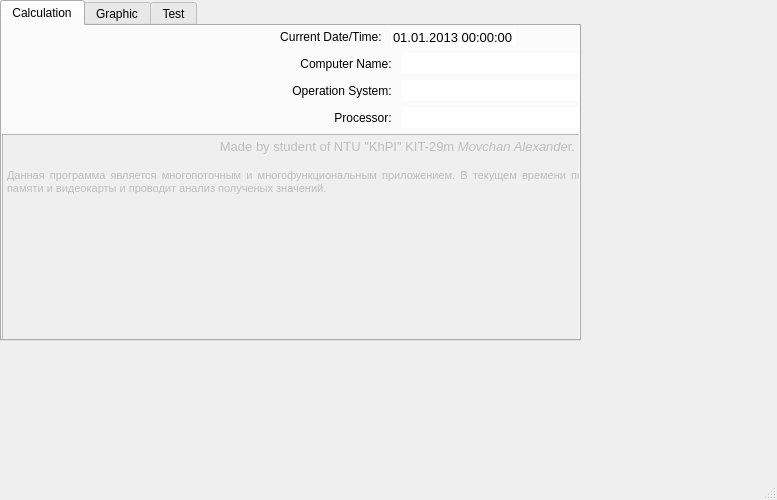
<?xml version="1.0" encoding="UTF-8"?>
<ui version="4.0">
 <class>MainWindowWidget</class>
 <widget class="QMainWindow" name="MainWindowWidget">
  <property name="geometry">
   <rect>
    <x>0</x>
    <y>0</y>
    <width>777</width>
    <height>500</height>
   </rect>
  </property>
  <property name="windowTitle">
   <string>SystemStatusScaner</string>
  </property>
  <widget class="QWidget" name="centralwidget">
   <widget class="QTabWidget" name="tabWidget">
    <property name="geometry">
     <rect>
      <x>0</x>
      <y>0</y>
      <width>581</width>
      <height>341</height>
     </rect>
    </property>
    <property name="currentIndex">
     <number>0</number>
    </property>
    <widget class="QWidget" name="tabCalculation">
     <attribute name="title">
      <string>Calculation</string>
     </attribute>
     <widget class="QWidget" name="layoutWidget">
      <property name="geometry">
       <rect>
        <x>0</x>
        <y>1</y>
        <width>791</width>
        <height>421</height>
       </rect>
      </property>
      <layout class="QVBoxLayout" name="verticalLayout_3">
       <item>
        <layout class="QHBoxLayout" name="horizontalLayout_7">
         <item>
          <spacer name="horizontalSpacer_4">
           <property name="orientation">
            <enum>Qt::Horizontal</enum>
           </property>
           <property name="sizeHint" stdset="0">
            <size>
             <width>40</width>
             <height>20</height>
            </size>
           </property>
          </spacer>
         </item>
         <item>
          <widget class="QLabel" name="label_Time">
           <property name="font">
            <font>
             <family>Arial</family>
             <pointsize>9</pointsize>
            </font>
           </property>
           <property name="text">
            <string>Current Date/Time: </string>
           </property>
           <property name="alignment">
            <set>Qt::AlignRight|Qt::AlignTrailing|Qt::AlignVCenter</set>
           </property>
          </widget>
         </item>
         <item>
          <widget class="QDateTimeEdit" name="dateTimeEdit">
           <property name="font">
            <font>
             <family>Arial</family>
             <pointsize>10</pointsize>
            </font>
           </property>
           <property name="frame">
            <bool>false</bool>
           </property>
           <property name="readOnly">
            <bool>true</bool>
           </property>
           <property name="buttonSymbols">
            <enum>QAbstractSpinBox::NoButtons</enum>
           </property>
           <property name="dateTime">
            <datetime>
             <hour>0</hour>
             <minute>0</minute>
             <second>0</second>
             <year>2013</year>
             <month>1</month>
             <day>1</day>
            </datetime>
           </property>
           <property name="date">
            <date>
             <year>2013</year>
             <month>1</month>
             <day>1</day>
            </date>
           </property>
           <property name="minimumDateTime">
            <datetime>
             <hour>0</hour>
             <minute>0</minute>
             <second>0</second>
             <year>2012</year>
             <month>1</month>
             <day>1</day>
            </datetime>
           </property>
           <property name="maximumDate">
            <date>
             <year>3012</year>
             <month>12</month>
             <day>31</day>
            </date>
           </property>
           <property name="minimumDate">
            <date>
             <year>2012</year>
             <month>1</month>
             <day>1</day>
            </date>
           </property>
           <property name="displayFormat">
            <string>dd.MM.yyyy hh:mm:ss</string>
           </property>
           <property name="calendarPopup">
            <bool>false</bool>
           </property>
          </widget>
         </item>
         <item>
          <spacer name="horizontalSpacer_5">
           <property name="orientation">
            <enum>Qt::Horizontal</enum>
           </property>
           <property name="sizeHint" stdset="0">
            <size>
             <width>40</width>
             <height>20</height>
            </size>
           </property>
          </spacer>
         </item>
        </layout>
       </item>
       <item>
        <layout class="QVBoxLayout" name="verticalLayout_2">
         <item>
          <layout class="QVBoxLayout" name="verticalLayout">
           <item>
            <layout class="QHBoxLayout" name="horizontalLayout_6">
             <property name="sizeConstraint">
              <enum>QLayout::SetFixedSize</enum>
             </property>
             <item>
              <layout class="QHBoxLayout" name="horizontalLayout_5">
               <item>
                <spacer name="horizontalSpacer_3">
                 <property name="orientation">
                  <enum>Qt::Horizontal</enum>
                 </property>
                 <property name="sizeHint" stdset="0">
                  <size>
                   <width>40</width>
                   <height>20</height>
                  </size>
                 </property>
                </spacer>
               </item>
               <item>
                <widget class="QLabel" name="label_ComputerName">
                 <property name="font">
                  <font>
                   <family>Arial</family>
                   <pointsize>9</pointsize>
                  </font>
                 </property>
                 <property name="text">
                  <string>Computer Name: </string>
                 </property>
                 <property name="alignment">
                  <set>Qt::AlignRight|Qt::AlignTrailing|Qt::AlignVCenter</set>
                 </property>
                </widget>
               </item>
              </layout>
             </item>
             <item>
              <widget class="QLineEdit" name="line_ComputerName">
               <property name="font">
                <font>
                 <family>Arial</family>
                 <pointsize>10</pointsize>
                </font>
               </property>
               <property name="text">
                <string/>
               </property>
               <property name="frame">
                <bool>false</bool>
               </property>
               <property name="readOnly">
                <bool>true</bool>
               </property>
              </widget>
             </item>
            </layout>
           </item>
           <item>
            <layout class="QHBoxLayout" name="horizontalLayout_3">
             <item>
              <layout class="QHBoxLayout" name="horizontalLayout">
               <item>
                <spacer name="horizontalSpacer">
                 <property name="orientation">
                  <enum>Qt::Horizontal</enum>
                 </property>
                 <property name="sizeHint" stdset="0">
                  <size>
                   <width>40</width>
                   <height>20</height>
                  </size>
                 </property>
                </spacer>
               </item>
               <item>
                <widget class="QLabel" name="label_OS">
                 <property name="font">
                  <font>
                   <family>Arial</family>
                   <pointsize>9</pointsize>
                  </font>
                 </property>
                 <property name="frameShape">
                  <enum>QFrame::NoFrame</enum>
                 </property>
                 <property name="frameShadow">
                  <enum>QFrame::Plain</enum>
                 </property>
                 <property name="text">
                  <string>Operation System: </string>
                 </property>
                 <property name="scaledContents">
                  <bool>true</bool>
                 </property>
                 <property name="alignment">
                  <set>Qt::AlignRight|Qt::AlignTrailing|Qt::AlignVCenter</set>
                 </property>
                </widget>
               </item>
              </layout>
             </item>
             <item>
              <widget class="QLineEdit" name="line_OS">
               <property name="font">
                <font>
                 <family>Arial</family>
                 <pointsize>10</pointsize>
                </font>
               </property>
               <property name="text">
                <string/>
               </property>
               <property name="frame">
                <bool>false</bool>
               </property>
               <property name="readOnly">
                <bool>true</bool>
               </property>
              </widget>
             </item>
            </layout>
           </item>
           <item>
            <layout class="QHBoxLayout" name="horizontalLayout_4">
             <item>
              <layout class="QHBoxLayout" name="horizontalLayout_2">
               <item>
                <spacer name="horizontalSpacer_2">
                 <property name="orientation">
                  <enum>Qt::Horizontal</enum>
                 </property>
                 <property name="sizeHint" stdset="0">
                  <size>
                   <width>40</width>
                   <height>20</height>
                  </size>
                 </property>
                </spacer>
               </item>
               <item>
                <widget class="QLabel" name="label_Processor">
                 <property name="font">
                  <font>
                   <family>Arial</family>
                   <pointsize>9</pointsize>
                  </font>
                 </property>
                 <property name="text">
                  <string>Processor: </string>
                 </property>
                 <property name="alignment">
                  <set>Qt::AlignRight|Qt::AlignTrailing|Qt::AlignVCenter</set>
                 </property>
                </widget>
               </item>
              </layout>
             </item>
             <item>
              <widget class="QLineEdit" name="line_Processor">
               <property name="font">
                <font>
                 <family>Arial</family>
                 <pointsize>10</pointsize>
                </font>
               </property>
               <property name="text">
                <string/>
               </property>
               <property name="frame">
                <bool>false</bool>
               </property>
               <property name="readOnly">
                <bool>true</bool>
               </property>
              </widget>
             </item>
            </layout>
           </item>
          </layout>
         </item>
         <item>
          <widget class="QTextEdit" name="textEdit">
           <property name="enabled">
            <bool>false</bool>
           </property>
           <property name="html">
            <string>&lt;!DOCTYPE HTML PUBLIC &quot;-//W3C//DTD HTML 4.0//EN&quot; &quot;http://www.w3.org/TR/REC-html40/strict.dtd&quot;&gt;
&lt;html&gt;&lt;head&gt;&lt;meta name=&quot;qrichtext&quot; content=&quot;1&quot; /&gt;&lt;style type=&quot;text/css&quot;&gt;
p, li { white-space: pre-wrap; }
&lt;/style&gt;&lt;/head&gt;&lt;body style=&quot; font-family:'MS Shell Dlg 2'; font-size:8.25pt; font-weight:400; font-style:normal;&quot;&gt;
&lt;p align=&quot;center&quot; style=&quot; margin-top:0px; margin-bottom:0px; margin-left:0px; margin-right:0px; -qt-block-indent:0; text-indent:0px;&quot;&gt;&lt;span style=&quot; font-size:10pt;&quot;&gt;Made by student of NTU &amp;quot;KhPI&amp;quot; KIT-29m &lt;/span&gt;&lt;span style=&quot; font-size:10pt; font-style:italic;&quot;&gt;Movchan Alexande&lt;/span&gt;&lt;span style=&quot; font-size:10pt;&quot;&gt;r.&lt;/span&gt;&lt;/p&gt;
&lt;p align=&quot;center&quot; style=&quot;-qt-paragraph-type:empty; margin-top:0px; margin-bottom:0px; margin-left:0px; margin-right:0px; -qt-block-indent:0; text-indent:0px; font-size:10pt;&quot;&gt;&lt;br /&gt;&lt;/p&gt;
&lt;p align=&quot;justify&quot; style=&quot; margin-top:0px; margin-bottom:0px; margin-left:0px; margin-right:0px; -qt-block-indent:0; text-indent:0px;&quot;&gt;&lt;span style=&quot; font-size:8pt;&quot;&gt;Данная программа является многопоточным и многофункциональным приложением. В текущем времени получает значения загрузки оперативной памяти и видеокарты и проводит анализ полученых значений.&lt;/span&gt;&lt;/p&gt;&lt;/body&gt;&lt;/html&gt;</string>
           </property>
          </widget>
         </item>
        </layout>
       </item>
      </layout>
     </widget>
    </widget>
    <widget class="QWidget" name="tabGraph">
     <attribute name="title">
      <string>Graphic</string>
     </attribute>
     <widget class="QWidget" name="verticalLayoutWidget">
      <property name="geometry">
       <rect>
        <x>0</x>
        <y>0</y>
        <width>538</width>
        <height>239</height>
       </rect>
      </property>
      <layout class="QVBoxLayout" name="verticalLayout_4">
       <item>
        <widget class="QSplitter" name="splitter">
         <property name="lineWidth">
          <number>0</number>
         </property>
         <property name="midLineWidth">
          <number>1</number>
         </property>
         <property name="orientation">
          <enum>Qt::Horizontal</enum>
         </property>
         <widget class="QTreeWidget" name="treeWidget">
          <property name="enabled">
           <bool>true</bool>
          </property>
          <property name="maximumSize">
           <size>
            <width>16777215</width>
            <height>16777215</height>
           </size>
          </property>
          <property name="baseSize">
           <size>
            <width>0</width>
            <height>0</height>
           </size>
          </property>
          <property name="textElideMode">
           <enum>Qt::ElideRight</enum>
          </property>
          <attribute name="headerCascadingSectionResizes">
           <bool>false</bool>
          </attribute>
          <attribute name="headerDefaultSectionSize">
           <number>100</number>
          </attribute>
          <attribute name="headerMinimumSectionSize">
           <number>30</number>
          </attribute>
          <column>
           <property name="text">
            <string>Number</string>
           </property>
          </column>
          <column>
           <property name="text">
            <string>Time</string>
           </property>
          </column>
          <column>
           <property name="text">
            <string>CPU</string>
           </property>
          </column>
          <column>
           <property name="text">
            <string>RAM</string>
           </property>
          </column>
         </widget>
         <widget class="QTabWidget" name="tabGraphicsChoise">
          <property name="currentIndex">
           <number>0</number>
          </property>
          <widget class="QWidget" name="tab_cpu">
           <attribute name="title">
            <string>CPU</string>
           </attribute>
           <layout class="QGridLayout" name="gridLayout_3">
            <item row="0" column="0">
             <widget class="MyGraphicsView" name="graphicsView_cpu"/>
            </item>
           </layout>
          </widget>
          <widget class="QWidget" name="tab_ram">
           <attribute name="title">
            <string>RAM</string>
           </attribute>
           <layout class="QGridLayout" name="gridLayout_4">
            <item row="0" column="0">
             <widget class="MyGraphicsView" name="graphicsView_ram"/>
            </item>
           </layout>
          </widget>
          <widget class="QWidget" name="tab_cpu_ram">
           <attribute name="title">
            <string>CPU / RAM</string>
           </attribute>
           <layout class="QGridLayout" name="gridLayout_2">
            <item row="0" column="0">
             <widget class="MyGraphicsView" name="graphicsView_all"/>
            </item>
           </layout>
          </widget>
         </widget>
        </widget>
       </item>
      </layout>
     </widget>
    </widget>
    <widget class="QWidget" name="tabTest">
     <attribute name="title">
      <string>Test</string>
     </attribute>
     <layout class="QGridLayout" name="gridLayout">
      <item row="0" column="1">
       <spacer name="verticalSpacer">
        <property name="orientation">
         <enum>Qt::Vertical</enum>
        </property>
        <property name="sizeHint" stdset="0">
         <size>
          <width>20</width>
          <height>40</height>
         </size>
        </property>
       </spacer>
      </item>
      <item row="1" column="0">
       <spacer name="horizontalSpacer_6">
        <property name="orientation">
         <enum>Qt::Horizontal</enum>
        </property>
        <property name="sizeHint" stdset="0">
         <size>
          <width>40</width>
          <height>20</height>
         </size>
        </property>
       </spacer>
      </item>
      <item row="1" column="2">
       <spacer name="horizontalSpacer_7">
        <property name="orientation">
         <enum>Qt::Horizontal</enum>
        </property>
        <property name="sizeHint" stdset="0">
         <size>
          <width>40</width>
          <height>20</height>
         </size>
        </property>
       </spacer>
      </item>
      <item row="2" column="1">
       <spacer name="verticalSpacer_2">
        <property name="orientation">
         <enum>Qt::Vertical</enum>
        </property>
        <property name="sizeHint" stdset="0">
         <size>
          <width>20</width>
          <height>40</height>
         </size>
        </property>
       </spacer>
      </item>
      <item row="1" column="1">
       <widget class="QPushButton" name="buttonCheck">
        <property name="minimumSize">
         <size>
          <width>400</width>
          <height>400</height>
         </size>
        </property>
        <property name="font">
         <font>
          <family>Comic Sans MS</family>
          <pointsize>12</pointsize>
         </font>
        </property>
        <property name="text">
         <string>CHECK</string>
        </property>
       </widget>
      </item>
     </layout>
    </widget>
   </widget>
  </widget>
  <widget class="QMenuBar" name="menubar">
   <property name="geometry">
    <rect>
     <x>0</x>
     <y>0</y>
     <width>777</width>
     <height>21</height>
    </rect>
   </property>
  </widget>
  <widget class="QStatusBar" name="statusbar"/>
 </widget>
 <customwidgets>
  <customwidget>
   <class>MyGraphicsView</class>
   <extends>QGraphicsView</extends>
   <header>gui/mygraphicsview.h</header>
  </customwidget>
 </customwidgets>
 <resources/>
 <connections/>
</ui>
